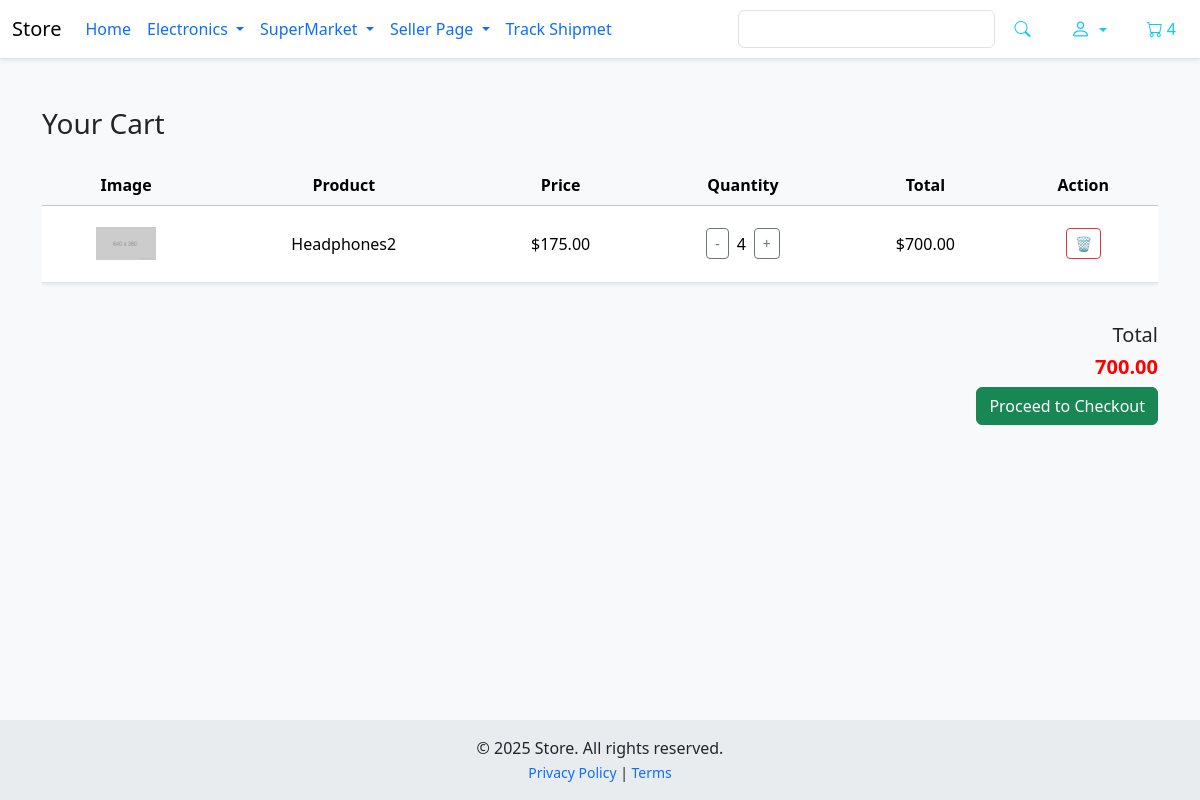
The page /cart/ (signed in) on the database as committed earlier.
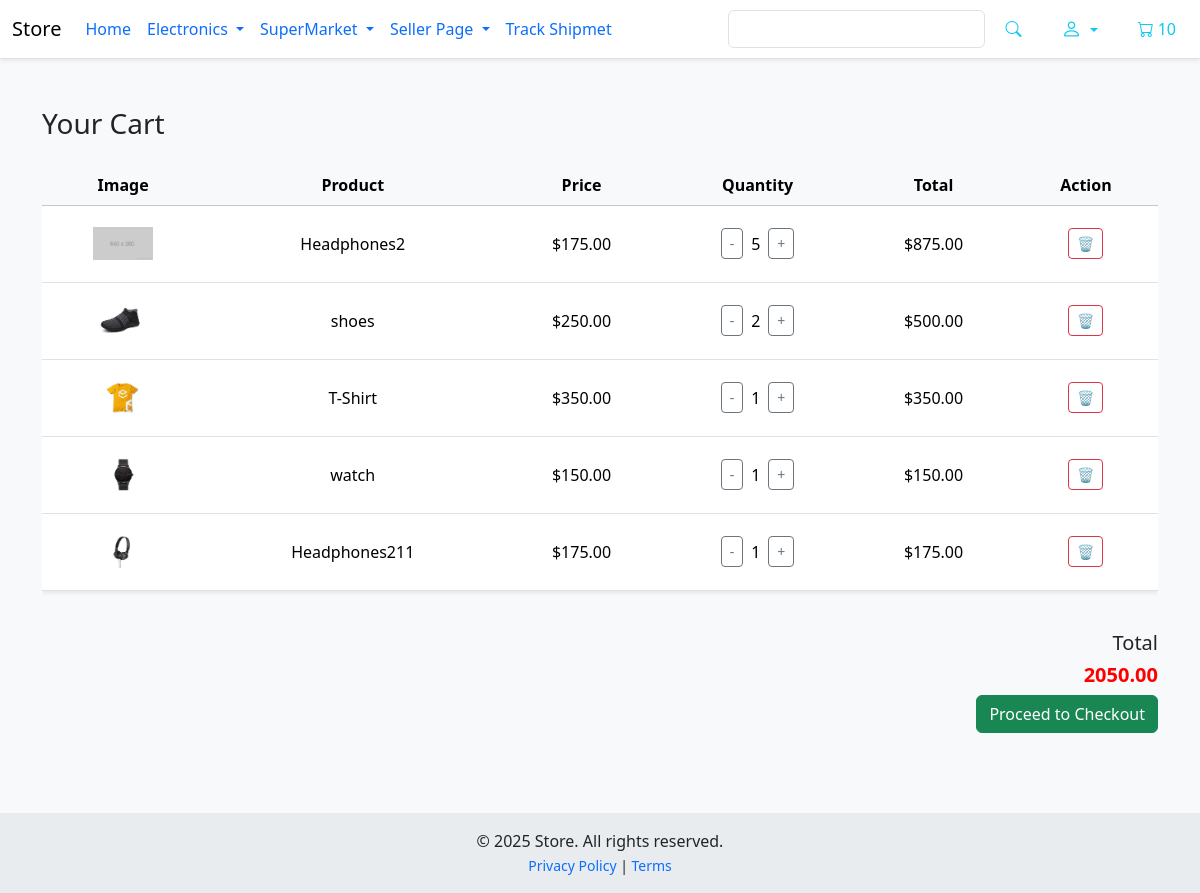
The same page on the database as committed later.
### Store/models.py (models this page shows, shortened)
class Order(models.Model):
    customer =  models.ForeignKey('CoreAuth.Customer',on_delete=models.SET_NULL,null=True,blank=True)
    seller = models.ForeignKey('CoreAuth.Seller',on_delete=models.SET_NULL,null=True,blank=True)
    created_at = models.DateTimeField(auto_now_add=True)
    deleted_at = models.DateTimeField(null=True, blank=True)
    complete = models.BooleanField(default=False)
    transaction_id = models.CharField(max_length=200,null=True)
    @property
    def get_cart_total(self):
        order_items = self.orderitem_set.annotate(product_price=F('quantity') * F('product__price'))
        total = sum(item.product_price for item in order_items)
        return total
    @property
    def get_cart_items(self):
        return sum(item.quantity for item in self.orderitem_set.all())

class OrderItem(models.Model):
    product = models.ForeignKey(Product,on_delete=models.CASCADE)
    order = models.ForeignKey(Order,on_delete=models.SET_NULL,null=True,blank=True)
    quantity = models.IntegerField(default=0,null=True,blank=True,)
    date_added = models.DateTimeField(auto_now_add=True)
    @property
    def total_price(self):
        return self.quantity * self.product.price

class Product(models.Model):
    class RatingChoice(models.IntegerChoices):
        NOT_RATED = 0, 'Not Rated Yet'
        VERY_POOR = 1, 'Very Poor'
        POOR = 2, 'Poor'
        AVERAGE = 3, 'Average'
        GOOD = 4, 'Good'
        EXCELLENT = 5, 'Excellent'
    slug = models.SlugField(max_length=160, unique=True,default='temp-slug')
    seller = models.ForeignKey('CoreAuth.Seller',on_delete=models.CASCADE)
    name = models.CharField(max_length=255)
    price = models.DecimalField(max_digits=9,decimal_places=2)
    created_at = models.DateTimeField(auto_now_add=True)
    rate = models.PositiveSmallIntegerField(choices=RatingChoice,default=RatingChoice.NOT_RATED)
    image = models.ImageField(upload_to='images/products', blank=True, null=True,max_length=255)
    digital = models.BooleanField(default=False)
    @property
    def imageURL(self):
        try:
            if self.image:
                url = self.image.url
                return url
        except:
            pass
        return '/static/images/placeholder.png'

### Store/views.py (the view)
# urls.py: path('cart/',cart,name='cart'),
def cart(request):
    data = cartData(request)
    items = data["items"]
    order = data["order"]
    context = {"items": items, "order": order}
    return render(request, "store/cart.html", context)

### Store/utils.py (called while the page is built)
def cartData(request):
    if request.user.is_authenticated:
        if request.user.is_seller:
            customer = request.user.seller
            order, create = Order.objects.get_or_create(seller=customer, complete=False)
        elif request.user.is_customer:
            customer = request.user.customer
            order, create = Order.objects.get_or_create(customer=customer, complete=False)
        items = order.orderitem_set.all()
    else:
        data_cookie_cart = cooikeCart(request)
        customer = 'u need to login'
        order = data_cookie_cart['order']
        items = data_cookie_cart['items']
    return {'customer': customer, 'order': order, 'items': items}

### Store/templates/store/cart.html (shortened to what this page needs)
{% extends 'main.html' %}
{% block content %}
<div class="container mt-5" style="padding-bottom: 80px;">
  <h3 class="mb-4">Your Cart</h3>
  {% if items %}
  <div class="table-responsive">
    <table class="table align-middle text-center shadow-sm">
      <thead class="table-light">
        <tr>
          <th scope="col">Image</th>
          <th scope="col">Product</th>
          <th scope="col">Price</th>
          <th scope="col">Quantity</th>
          <th scope="col">Total</th>
          <th scope="col">Action</th>
        </tr>
      </thead>
      <tbody>
        {% for item in items %}
        <tr id="item-row-{{ item.product.id }}">
          <td>
            <img src="{{ item.product.imageURL }}" alt="{{ item.product.name }}"
              style="width: 60px; height: 60px; object-fit: contain;">
          </td>
          <td>{{ item.product.name }}</td>
          <td>${{ item.product.price }}</td>
          <td>
            <div class="d-flex justify-content-center align-items-center">
              <button class="btn btn-sm btn-outline-secondary update-cart" data-product="{{ item.product.id }}"
                data-action="remove">-</button>
              <span class="mx-2" id="item-quantity-{{ item.product.id }}">{{ item.quantity }}</span>
              <button class="btn btn-sm btn-outline-secondary update-cart" data-product="{{ item.product.id }}"
                data-action="add">+</button>
            </div>
          </td>
          <td id="total_product_price_{{ item.product.id }}">${{ item.total_price }}</td>
          <td>
            <button class="btn btn-sm btn-outline-danger update-cart" data-product="{{ item.product.id }}"
              data-action="delete">🗑️</button>
          </td>
        </tr>
        {% endfor %}
      </tbody>
    </table>
  </div>
  <div class="text-end mt-4">
    <h5>Total</h5>
    <h5 id="cart-total">{{ order.get_cart_total|floatformat:2 }}</h5>
    <a href="{% url 'checkout' %}" class="btn btn-success mt-2">Proceed to Checkout</a>
  </div>
  {% else %}
  <div class="alert alert-info">Your cart is empty.</div>
  {% endif %}
</div>
{% endblock %}

### templates/main.html (shortened to what this page needs)
<!DOCTYPE html>
{% load static %}
{% load sweetify %}
<html lang="en">
<head>
  <link rel="stylesheet" href="{% static 'css/main.css' %}">
  <link href="https://cdn.jsdelivr.net/npm/bootstrap@5.3.2/dist/css/bootstrap.min.css" rel="stylesheet">
  <link href="https://cdn.jsdelivr.net/npm/bootstrap-icons@1.10.5/font/bootstrap-icons.css" rel="stylesheet">
</head>
<body class="d-flex flex-column min-vh-100" style="background-color: #f8f9fa; color: #212529;">
  {% include 'partials/navbar.html' %}
  <main class="flex-fill">
    {% block content %}
    {% endblock %}
  </main>
  {% include 'partials/footer.html' %}
</body>
</html>

### templates/partials/navbar.html (shortened to what this page needs)
<nav class="navbar navbar-expand-lg navbar-light bg-white border-bottom shadow-sm">
  <div class="container-fluid">
    <a class="navbar-brand" href="{% url 'store' %}">Store</a>
    <div class="collapse navbar-collapse" id="navbarSupportedContent">
      <ul class="navbar-nav me-auto mb-2 mb-lg-0">
        <li class="nav-item active">
          <a class="nav-link nav" href="{% url 'store' %}">Home</a>
        </li>
        <li class="nav-item dropdown nav">
          <a class="nav-link dropdown-toggle" href="#" id="navbarDropdown" role="button" data-bs-toggle="dropdown"
            aria-expanded="false">
            Electronics
          </a>
        </li>
        <li class="nav-item dropdown nav">
          <a class="nav-link dropdown-toggle" href="#" id="superMarketDropdown" role="button" data-bs-toggle="dropdown"
            aria-expanded="false">
            SuperMarket
          </a>
        </li>
        {% if request.user.is_authenticated and request.user.seller %}
        <li class="nav-item dropdown nav">
          <a class="nav-link dropdown-toggle" href="#" id="superMarketDropdown" role="button" data-bs-toggle="dropdown"
            aria-expanded="false">
            Seller Page
          </a>
        </li>
        {% endif %}
        <li class="nav-item dropdown nav">
          <a class="nav-link" href="{% url 'track_shipment' %}">
            Track Shipmet
          </a>
        </li>
      </ul>
      <div class="d-flex align-items-center">
        <form class="d-flex me-3">
          <input class="form-control me-2 bg-white text-dark border w-100" type="search" placeholder="Search">
          <button class="btn btn-outline-info border-0" type="submit">
            <i class="bi bi-search"></i>
          </button>
        </form>
        {% if request.user.is_authenticated %}
        {% include 'partials/profile_dropdown.html' %}
        {% else %}
        {% include 'partials/login_dropdown.html' %}
        {% endif %}
        <a href="{% url 'cart' %}" class="btn btn-outline-info border-0">
          <i class="bi bi-cart me-1"></i><span id="cart-count">{{ order.get_cart_items }}</span>
        </a>
      </div>
    </div>
  </div>
</nav>

### templates/partials/profile_dropdown.html (shortened to what this page needs)
<div class="dropdown me-3">
    <a class="btn btn-outline-info border-0 dropdown-toggle" href="#" role="button" id="accountDropdown"
        data-bs-toggle="dropdown" aria-expanded="false" title="My Account">
        <i class="bi bi-person" style="font-size: 20px;"></i>
    </a>
</div>

### templates/partials/footer.html
<footer class="footer text-dark text-center py-3 mt-auto" style="background-color: #e9ecef;">
  <div class="container">
    <p class="mb-0">&copy; 2025 Store. All rights reserved.</p>
    <small>
      <a href="#" class="text-primary text-decoration-none">Privacy Policy</a> |
      <a href="#" class="text-primary text-decoration-none">Terms</a>
    </small>
  </div>
</footer>

### static/css/main.css (style rules this page uses)
body { background-color: hsl(0, 0%, 98%); }
h1,h2,h3,h4,h5,h6 { color:hsl(0, 0%, 30%); }
#cart-total { margin: 0; font-weight: bold; color: red; }
.btn { border-radius: 0; }
input::placeholder { color: white !important; opacity: 1; }

Rows that differ between the two databases and show on the page:
changed through a linked row, Order: get_cart_items "4" → "10"; get_cart_total "700.00" → "2050.00"
changed OrderItem "Headphones2": quantity "4" → "5"; total_price "700.00" → "875.00"
added OrderItem: product.imageURL (picture), product.name "shoes", product.price "250.00", quantity "2", total_price "500.00"
added OrderItem: product.imageURL (picture), product.name "T-Shirt", product.price "350.00", quantity "1", total_price "350.00"
added OrderItem: product.imageURL (picture), product.name "watch", product.price "150.00", quantity "1", total_price "150.00"
added OrderItem: product.imageURL (picture), product.name "Headphones211", product.price "175.00", quantity "1", total_price "175.00"
